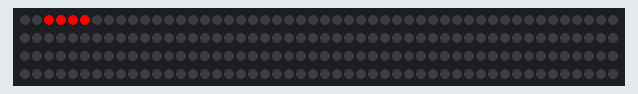
This sketch was run on a simulated Arduino Uno, built with avr-gcc and run on an emulated ATmega328P. On the bench: 200 RGB LEDs in strip order, left to right, continuing on the next row. Random numbers use the default seed unless the sketch sets one.

Above: at 1.1 s.
At 5.94 s:
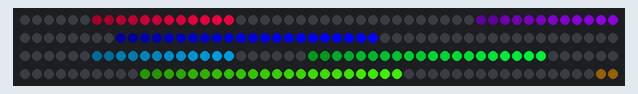
At 10.69 s:
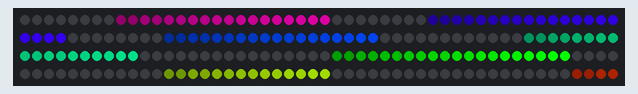
At 20.2 s:
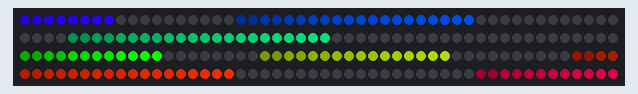
At 29.82 s:
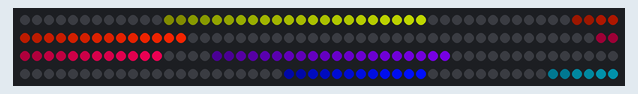
At 39.4 s:
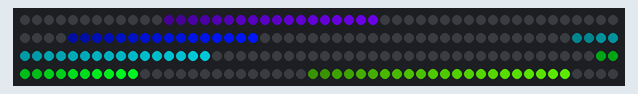

The sketch:

commeta.ino
```cpp
///* microLED поток

// бегущие частицы 1D, потоковая версия
#define STRIP_PIN 4 // пин ленты
//#define SOUND_PIN A0    // пин звука
#define COLOR_STEP 10 // шаг цвета, интересные 151, 129
#define PART_SP 1 // скорость движения частиц
#define LEDS_AM 10 // количество светодиодов
#define PART_AM 50 // макс. количество частиц
#define FADE_VAL 100 // скорость затухания


// микролед
#include <microLED.h>
microLED < 0, STRIP_PIN, -1, LED_WS2811, ORDER_GRB, CLI_AVER > strip;


// тинилед (чуть быстрее работает)
//#define TLED_PORT PORTD
//#define TLED_DDR DDRD
//#include "tinyLED.h"
//tinyLED<STRIP_PIN> strip;
//#include "VolAnalyzer.h"

//VolAnalyzer sound(SOUND_PIN);


void setup() {
  Serial.begin(9600);
  strip.setBrightness(255);  // для тинилед не нужно, яркость и так максимум


  strip.begin();
  for (int i = 0; i < 100; i++) {
    strip.send(mRGB(0, 0, 0));
  }
  strip.end();
  delay(1000);
  // определяем длину хвоста при текущих настройках
  //tailSize = 1;
  //byte color = 255;

  //  while (color > 0) { // пока яркость выше 0
  //    color = fade8(color, FADE_VAL); // гасим
  //    tailSize++; // хвост растёт
  //  }


}


int numbers = 100; // количество светодиодов
int tailSize = 2; // длина
int partsPos[100]; // массив для позиций всех частиц
byte partsCol[100]; // цвет частиц
byte partsBrig[100]; // яркость частиц
int partsEx = 0; // количество активных частиц
int lastPart; // младшая частица ???
bool sensor, sensor_last;
bool commHid = true; // комета скрылось
byte curColor = 255; // текущий цвет
byte curBrig = 255; // текущая яркость
byte brig_level; // шаг изменения яркости

mData color = mWheel8(140);  // тут храним цвет

int commetSize = 0; // текущий размер кометы
int headCommet; // голова новой комметы
int respavnPoint = 10; // Рандомная точка появления новой комметы

void loop() {

  for (int i = 0; i < partsEx; i++) {
    partsPos[i] += 1;
  }
  if (partsEx > 0) {
    headCommet++;
  }
  //Serial.print("headCommet: "); Serial.println(headCommet);
  //Serial.print("partsPos[0]: "); Serial.println(partsPos[0]);

  if (partsPos[0] >= numbers) {
    for (int i = 0; i < partsEx - 1; i++) { // ???
      partsPos[i] = partsPos[i + 1];
      partsCol[i] = partsCol[i + 1];
      partsBrig[i] = partsBrig[i + 1];
    }
    partsEx--;
    //Serial.print("partsEx: "); Serial.println(partsEx);
  }

  if (headCommet > respavnPoint) {
    tailSize = random(6, 12);
    curBrig = 255;
    curColor += 34;
    brig_level = 255 / tailSize;
    respavnPoint = random(numbers/10, numbers/4);
    //Serial.print("respavnPoint: "); Serial.println(respavnPoint);
    //Serial.println("Новая Коммета");
    commetSize = 0;
  }

  //if (commHid == true) {
    if (partsEx < 100) { // partsEx < tailSize
      if (commetSize < tailSize) {
        if (commetSize == 0) { // если это начало новой комметы
          headCommet = 0;
        }
        commetSize++;
        //Serial.print("commetSize: "); Serial.println(commetSize);
        partsEx++;
        //Serial.print("partsEx: "); Serial.println(partsEx);
        partsPos[partsEx - 1] = 0;
        partsCol[partsEx - 1] = curColor;
        partsBrig[partsEx - 1] = curBrig;
        curBrig -= brig_level;
      }
      //partsEx++;
      //Serial.print("partsEx: "); Serial.println(partsEx);
      //partsPos[partsEx - 1] = 0;
    }
  //}
      //partsCol[partsEx - 1] = curColor;
      //partsBrig[partsEx - 1] = curBrig;
      //curBrig -= brig_level;
    //} else {
      //commHid = false;
    //}

   //}

  lastPart = partsEx - 1; // младшая частица
  //Serial.print("lastPart: "); Serial.println(lastPart);

  strip.begin();
    for (int i = 0; i < numbers; i++) {
      if (lastPart >= 0 && i > partsPos[lastPart] - 1 and i <= partsPos[lastPart]) {
        // color = mWheel8(123, 140);

        color = mWheel8(partsCol[lastPart], partsBrig[lastPart]);
        if (i == partsPos[lastPart]) lastPart--;
        //strip.send(color);
      } else {
        color = mRGB(0, 0, 0); // иначе чёрный
        //strip.send(color);
      }
      for (int i = 0; i < 2; i++) {
        strip.send(color);
      }


    }
  strip.end();


  //Serial.println();
  delay(30);


  return;


  /*
  // color = getFade(color, 100);
  // color = mWheel8(100);
  static int brigLevel = 255 / 3;
  static int brig = 255;

  strip.begin();
    for (int i = 0; i < numbers; i++) {
      strip.send(color);
    }
  strip.end();

  delay(1000);


  // brigLevel = 255 / 3;
  brig -= brigLevel;
  strip.setBrightness(brig);
  //color = getFade(color, 255 / 3);
  return;
  */

  // двигаем активные частицы //partsPos[0] = partsPos[0] + 1;
  for (int i = 0; i < partsEx; i++) {
    partsPos[i] += 1;
    // Serial.print("partsPos["); Serial.print(i); Serial.print("] = "); Serial.println(partsPos[i]);
  }

  // самая дальняя частица вышла за ленту
  if (partsPos[0] >= numbers) {
    // перематываем массив на ячейку влево
    for (int i = 0; i < tailSize - 1; i++) {
      partsPos[i] = partsPos[i + 1];
      //Serial.print("partsPos["); Serial.print(i); Serial.print("] = "); Serial.println(partsPos[i]);
      // partsCol[i] = partsCol[i + 1];
    }
    partsEx--; // уменьшаем количество активных частиц
    // Serial.print("Всего частиц: "); Serial.println(partsEx);
    if (partsEx == 0) {
      commHid = true;
      curBrig = 255;
      curColor += 60;
      brig_level = 255 / tailSize;
      // Serial.print("brig_level: "); Serial.println(brig_level);
    }
  }

  if (commHid == true) {
    if (partsEx < tailSize) { // есть место в буфере // partsEx < tailSize
      partsEx++; // добавляем частицу
      // Serial.print("Всего частиц: "); Serial.println(partsEx);
      partsPos[partsEx - 1] = 0; // её позиция
      partsCol[partsEx - 1] = curColor; // цвет
      partsBrig[partsEx - 1] = curBrig; // и яркость
      curBrig -= brig_level; // уменьшаем яркость
    } else {
      commHid = false;
    }
  }

  lastPart = partsEx - 1; // младшая частица
  //Serial.print("lastPart: "); Serial.println(lastPart);

  ///*
  strip.begin();

    for (int i = 0; i < numbers; i++) {

      // хвост текущей активной частицы попадает на текущий светодиод
      if (i > partsPos[lastPart] - 1 and i <= partsPos[lastPart]) {

        color = mWheel8(partsCol[lastPart], partsBrig[lastPart]); // color = mRGB(255, 0, 0);

        // позиция i совпала со светодиодом - переходим к следующей
        if (i == partsPos[lastPart]) lastPart--;
      } else color = mRGB(0, 0, 0);   // иначе чёрный
      strip.send(color);
    }

  strip.end();
  //*/

  //Serial.println();
  delay(40);

//  while (1) {
//    sensor = digitalRead(7);
//    if (sensor == HIGH and sensor_last == LOW) {
//      //Serial.println("Click");
//      delay(300);
//      break;
//    }
//    sensor_last = sensor;
//  }


  //Serial.println(digitalRead(7));
  //delay(100);
  //delay(3000);


  /*

    if (partsEx + 1 <= 2) { // есть место в буфере
    partsEx++; // добавляем частицу
    Serial.print("Всего частиц: "); Serial.println(partsEx);
    partsPos[partsEx - 1] = 0; // её позиция
    }


    if (partsPos[0] > 9) {
    partsPos[0] = 0;
    Serial.println();
    }

    //Serial.print("Позиция светодиода: "); Serial.println(partsPos[0]);
    lastPart = partsEx - 1; // младшая частица
    Serial.print("lastPart: "); Serial.println(lastPart);
    strip.begin();
    for (int i = 0; i < numbers; i++) {
      if (i > partsPos[lastPart] - 2 && i <= partsPos[lastPart]) {  // lastPart >= 0  i > partsPos[lastPart] - tailSize
          color = mRGB(255, 0, 0);
      } else {
        color = mRGB(0, 0, 255);
      }
      strip.send(color);
    }
    strip.end();


    delay(1000);
    //delay(10000);
    //delay(10000);
    //delay(10000);

  */


}


void function() {

  //if (sound.tick()) { // если анализ звука завершён (~10мс)

  // двигаем активные частицы
  for (int i = 0; i < partsEx; i++) partsPos[i] += PART_SP;

  // самая дальняя частица вышла за ленту
  if (partsPos[0] >= LEDS_AM) {
    // перематываем массив на ячейку влево
    for (int i = 0; i < PART_AM - 1; i++) {
      partsPos[i] = partsPos[i + 1];
      partsCol[i] = partsCol[i + 1];
    }
    partsEx--;    // уменьшаем количество активных частиц
  }

  //if (sound.pulse()) {              // зарегистрирован скачок
  if (partsEx + 1 <= PART_AM) {   // есть место в буфере
    partsEx++;                    // добавляем частицу
    partsPos[partsEx - 1] = 0;    // её позиция
    partsCol[partsEx - 1] = curColor; // и цвет
    // curColor += COLOR_STEP;       // мотаем цвет
  }
  //}

  // начинаем потоковую отправку
  strip.begin();
  mData color = 0;  // тут храним цвет
  int lastPart = partsEx - 1; // младшая частица
  // проходимся по всем светодиодам
  for (int i = 0; i < LEDS_AM; i++) {
    // хвост текущей активной частицы попадает на текущий светодиод
    if (lastPart >= 0 && i > partsPos[lastPart] - tailSize && i <= partsPos[lastPart]) {
      // личный цвет частицы
      color = mWheel8(partsCol[lastPart]);
      // гасим в разницу в позиции раз
      for (int k = 0; k < partsPos[lastPart] - i; k++) color = getFade(color, FADE_VAL);
      // позиция частицы совпала со светодиодом - переходим к следующей
      if (i == partsPos[lastPart]) lastPart--;
    } else color = 0;   // иначе чёрный
    // включаем светодиод
    if (i < LEDS_AM) strip.send(color);
  }
  strip.end();


  //}
}


/* Микро лед рандомные огоньки
  // #include <FastLED.h>
  // бегущие частицы 1D, версия с MicroLED
  #define STRIP_PIN 4     // пин ленты
  //#define SOUND_PIN A0    // пин звука
  //#define COLOR_STEP 151  // шаг цвета, интересные 151, 129
  #define LEDS_AM 60 // количество светодиодов
  #define P_SPEED 2 // скорость движения

  #define COLOR_DEBTH 3
  #include <microLED.h>
  microLED <LEDS_AM, STRIP_PIN, -1, LED_WS2812, ORDER_GRB, CLI_AVER> strip;

  //#include "VolAnalyzer.h"
  //VolAnalyzer sound(SOUND_PIN);

  byte curColor = 0; // текущий цвет

  byte sizeCommet = 6; // длина комметы
  byte BrignesCommStep; // Шаг яркости
  int BrigbComm = 255; // Яркость комметы

  int numStep = 0; // Сколько прошла коммета

  byte respavn;

  void setup() {
  strip.setBrightness(255);
  Serial.begin(9600);
  // настройки анализатора звука
  //sound.setVolK(15);        // снизим фильтрацию громкости (макс. 31)
  //sound.setVolMax(255);     // выход громкости 0-255
  //sound.setPulseMax(200);   // сигнал пульса
  //sound.setPulseMin(150);   // перезагрузка пульса
  BrignesCommStep = 255 / sizeCommet;
  Serial.print("Шаг яркости: "); Serial.println(BrignesCommStep);

  respavn = random(0, LEDS_AM);
  }

  int val;
  int val_last;
  int max_val;
  int caunter = 0;


  void loop() {

  //  val = inoise8(caunter);
  //  if (val < val_last) {
  //    max_val = val_last;
  //    Serial.print("Точка максимума: "); Serial.println(max_val);
  //  }
  //  if (val > val_last)
  //  val_last = val;
  //  caunter += 7;
  //  Serial.println(val);
  //  delay(100);

  //  max_val = random(130, 255);
  //  Serial.print("Точка максимума: "); Serial.println(max_val);
  //  delay(100);
  //  return;


  //if (sound.tick()) {   // если анализ звука завершён (~10мс)
    // перематываем массив светодиодов на P_SPEED вправо

    for (int k = 0; k < P_SPEED; k++) {
      numStep++;
      for (int i = LEDS_AM - 1; i > 0; i--) {
        strip.leds[i] = strip.leds[i - 1];
      }
    }

    if (numStep > sizeCommet + respavn) { // если дошло до конца
      Serial.print("numStep: "); Serial.println(numStep);
      numStep = 0;
      curColor += 46;
      sizeCommet = random(6, 12);
      Serial.print("sizeCommet: "); Serial.println(sizeCommet);
      BrigbComm = random(130, 255);
      Serial.print("BrigbComm: "); Serial.println(BrigbComm);
      BrignesCommStep = BrigbComm / sizeCommet;
      Serial.print("Шаг яркости: "); Serial.println(BrignesCommStep);
      respavn = random(0, LEDS_AM);
      Serial.print("respavn: "); Serial.println(respavn);
    }

    //val = inoise8(caunter); // находим точку максимума
    //caunter += 15;
    //Serial.println(val);
    // резкий звук - меняем цвет
    //if (sound.pulse()) curColor += COLOR_STEP;


    // берём текущий цвет с яркостью по громкости (0-255)
    //Serial.print("яркость: "); Serial.println(BrigbComm);
    mData color = mWheel8(curColor, BrigbComm);
    BrigbComm -= BrignesCommStep;
    if (BrigbComm < 0) BrigbComm = 0;

    // красим P_SPEED первых светодиодов
    for (int i = 0; i < P_SPEED; i++) {
      strip.set(i, color);
    }

    // выводим
    strip.show();

    delay(30);
  //}
  }

*/


/* FastLED огоньки друг за другом
  // бегущие частицы 1D, версия с FastLED
  #define STRIP_PIN 4 // пин ленты
  // #define SOUND_PIN A0 // пин звука

  #define COLOR_STEP 151 // шаг цвета, интересные 151, 129
  #define P_SPEED 1 // скорость движения
  #define LEDS_AM 60 // количество светодиодов

  #include <FastLED.h>
  CRGB leds[LEDS_AM];

  //#include "VolAnalyzer.h"
  //VolAnalyzer sound(SOUND_PIN);

  byte curColor = 0; // текущий цвет

  void setup() {
  Serial.begin(9600);
  FastLED.addLeds<WS2812, STRIP_PIN, GRB>(leds, LEDS_AM);
  FastLED.setBrightness(255);

  // настройки анализатора звука
  //sound.setVolK(15);        // снизим фильтрацию громкости (макс. 31)
  //sound.setVolMax(255);     // выход громкости 0-255
  //sound.setPulseMax(200);   // сигнал пульса
  //sound.setPulseMin(150);   // перезагрузка пульса
  }

  int brig = 255;
  byte colorRand = 123;
  int numPush = 0;
  // CRGB color = CHSV(random(0, 256), 255, brig);


  void loop() {
  //if (sound.tick()) { // если анализ звука завершён (~10мс)

    for (int k = 0; k < P_SPEED; k++) { // перематываем массив светодиодов на P_SPEED вправо
      numPush++;
      // Serial.println(numPush);
      for (int i = LEDS_AM - 1; i > 0; i--) {
        leds[i] = leds[i - 1];
        //Serial.print("leds["); Serial.print(i); Serial.print("] = "); Serial.println(i - 1);
        //delay(1000);
      }
    }

    // резкий звук - меняем цвет
    // if (sound.pulse()) curColor += COLOR_STEP;
    if (numPush > 40) {
      numPush = 0;
      brig = 255;
      colorRand = random(0, 256);
    }
    CRGB color = CHSV(colorRand, 255, brig);
    // берём текущий цвет с яркостью по громкости (0-255)
    brig = brig - 30;
    if (brig < 0) brig = 0;
    // Serial.println(brig);
    // красим P_SPEED первых светодиодов
    for (int i = 0; i < P_SPEED; i++) {
      //Serial.print("leds["); Serial.print(i); Serial.print("] = "); Serial.println("RED");
      leds[i] = color;
    }


    // выводим
    FastLED.show();
    delay(10);

  // }
  }
*/
```
